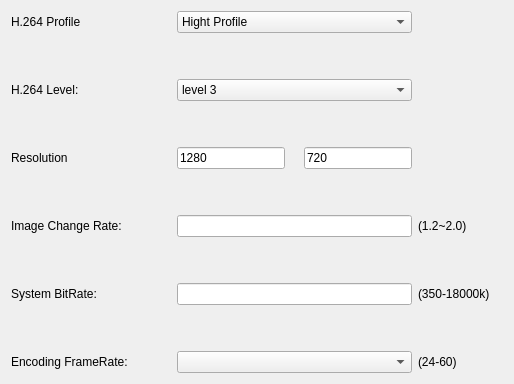
                   <widget class="QWidget" name="pag_Adv">
                    <layout class="QGridLayout" name="gridLayout">
                     <item row="0" column="0">
                      <widget class="QLabel" name="label_9">
                       <property name="sizePolicy">
                        <sizepolicy hsizetype="Expanding" vsizetype="Expanding">
                         <horstretch>0</horstretch>
                         <verstretch>0</verstretch>
                        </sizepolicy>
                       </property>
                       <property name="text">
                        <string>H.264 Profile</string>
                       </property>
                      </widget>
                     </item>
                     <item row="10" column="2">
                      <spacer name="verticalSpacer_2">
                       <property name="orientation">
                        <enum>Qt::Vertical</enum>
                       </property>
                       <property name="sizeHint" stdset="0">
                        <size>
                         <width>20</width>
                         <height>40</height>
                        </size>
                       </property>
                      </spacer>
                     </item>
                     <item row="4" column="2">
                      <widget class="QLineEdit" name="lin_Wid">
                       <property name="sizePolicy">
                        <sizepolicy hsizetype="Expanding" vsizetype="Fixed">
                         <horstretch>0</horstretch>
                         <verstretch>0</verstretch>
                        </sizepolicy>
                       </property>
                       <property name="text">
                        <string>1280</string>
                       </property>
                      </widget>
                     </item>
                     <item row="2" column="2" colspan="3">
                      <widget class="QComboBox" name="com_Hlevel">
                       <property name="sizePolicy">
                        <sizepolicy hsizetype="Expanding" vsizetype="Fixed">
                         <horstretch>0</horstretch>
                         <verstretch>0</verstretch>
                        </sizepolicy>
                       </property>
                       <item>
                        <property name="text">
                         <string>level 3</string>
                        </property>
                       </item>
                       <item>
                        <property name="text">
                         <string>level 3.1</string>
                        </property>
                       </item>
                       <item>
                        <property name="text">
                         <string>level 3.2</string>
                        </property>
                       </item>
                       <item>
                        <property name="text">
                         <string>level 4</string>
                        </property>
                       </item>
                       <item>
                        <property name="text">
                         <string>level 4.1</string>
                        </property>
                       </item>
                       <item>
                        <property name="text">
                         <string>level 4.2</string>
                        </property>
                       </item>
                      </widget>
                     </item>
                     <item row="0" column="2" colspan="3">
                      <widget class="QComboBox" name="com_Hprofile">
                       <property name="sizePolicy">
                        <sizepolicy hsizetype="Expanding" vsizetype="Fixed">
                         <horstretch>0</horstretch>
                         <verstretch>0</verstretch>
                        </sizepolicy>
                       </property>
                       <item>
                        <property name="text">
                         <string>Hight Profile</string>
                        </property>
                       </item>
                       <item>
                        <property name="text">
                         <string>Main Profile</string>
                        </property>
                       </item>
                      </widget>
                     </item>
                     <item row="4" column="0">
                      <widget class="QLabel" name="label_11">
                       <property name="sizePolicy">
                        <sizepolicy hsizetype="Expanding" vsizetype="Expanding">
                         <horstretch>0</horstretch>
                         <verstretch>0</verstretch>
                        </sizepolicy>
                       </property>
                       <property name="text">
                        <string>Resolution</string>
                       </property>
                      </widget>
                     </item>
                     <item row="2" column="0">
                      <widget class="QLabel" name="label_10">
                       <property name="sizePolicy">
                        <sizepolicy hsizetype="Expanding" vsizetype="Expanding">
                         <horstretch>0</horstretch>
                         <verstretch>0</verstretch>
                        </sizepolicy>
                       </property>
                       <property name="text">
                        <string>H.264 Level:</string>
                       </property>
                      </widget>
                     </item>
                     <item row="1" column="2">
                      <spacer name="verticalSpacer_13">
                       <property name="orientation">
                        <enum>Qt::Vertical</enum>
                       </property>
                       <property name="sizeHint" stdset="0">
                        <size>
                         <width>20</width>
                         <height>40</height>
                        </size>
                       </property>
                      </spacer>
                     </item>
                     <item row="11" column="1">
                      <spacer name="horizontalSpacer_8">
                       <property name="orientation">
                        <enum>Qt::Horizontal</enum>
                       </property>
                       <property name="sizeHint" stdset="0">
                        <size>
                         <width>40</width>
                         <height>20</height>
                        </size>
                       </property>
                      </spacer>
                     </item>
                     <item row="3" column="2">
                      <spacer name="verticalSpacer_14">
                       <property name="orientation">
                        <enum>Qt::Vertical</enum>
                       </property>
                       <property name="sizeHint" stdset="0">
                        <size>
                         <width>20</width>
                         <height>40</height>
                        </size>
                       </property>
                      </spacer>
                     </item>
                     <item row="4" column="4">
                      <widget class="QLineEdit" name="lin_Hig">
                       <property name="sizePolicy">
                        <sizepolicy hsizetype="Expanding" vsizetype="Fixed">
                         <horstretch>0</horstretch>
                         <verstretch>0</verstretch>
                        </sizepolicy>
                       </property>
                       <property name="text">
                        <string>720</string>
                       </property>
                      </widget>
                     </item>
                     <item row="4" column="3" alignment="Qt::AlignHCenter|Qt::AlignVCenter">
                      <widget class="QLabel" name="lab_enico">
                       <property name="sizePolicy">
                        <sizepolicy hsizetype="Expanding" vsizetype="Expanding">
                         <horstretch>0</horstretch>
                         <verstretch>0</verstretch>
                        </sizepolicy>
                       </property>
                       <property name="layoutDirection">
                        <enum>Qt::RightToLeft</enum>
                       </property>
                       <property name="autoFillBackground">
                        <bool>false</bool>
                       </property>
                       <property name="text">
                        <string/>
                       </property>
                      </widget>
                     </item>
                     <item row="11" column="0">
                      <widget class="QLabel" name="label_13">
                       <property name="sizePolicy">
                        <sizepolicy hsizetype="Expanding" vsizetype="Expanding">
                         <horstretch>0</horstretch>
                         <verstretch>0</verstretch>
                        </sizepolicy>
                       </property>
                       <property name="text">
                        <string>Encoding FrameRate: </string>
                       </property>
                      </widget>
                     </item>
                     <item row="5" column="2">
                      <spacer name="verticalSpacer_15">
                       <property name="orientation">
                        <enum>Qt::Vertical</enum>
                       </property>
                       <property name="sizeHint" stdset="0">
                        <size>
                         <width>20</width>
                         <height>40</height>
                        </size>
                       </property>
                      </spacer>
                     </item>
                     <item row="7" column="2" colspan="3">
                      <widget class="QLineEdit" name="lin_Imgvr"/>
                     </item>
                     <item row="7" column="6">
                      <widget class="QLabel" name="label_19">
                       <property name="text">
                        <string/>
                       </property>
                      </widget>
                     </item>
                     <item row="11" column="2" colspan="3">
                      <widget class="QComboBox" name="com_EcFr"/>
                     </item>
                     <item row="7" column="0">
                      <widget class="QLabel" name="label_14">
                       <property name="text">
                        <string>Image Change Rate:</string>
                       </property>
                      </widget>
                     </item>
                     <item row="9" column="0">
                      <widget class="QLabel" name="label_22">
                       <property name="text">
                        <string>System BitRate:</string>
                       </property>
                      </widget>
                     </item>
                     <item row="9" column="2" colspan="3">
                      <widget class="QLineEdit" name="lin_Sysbr"/>
                     </item>
                     <item row="7" column="5">
                      <widget class="QLabel" name="label_12">
                       <property name="text">
                        <string>(1.2~2.0)</string>
                       </property>
                      </widget>
                     </item>
                     <item row="9" column="5">
                      <widget class="QLabel" name="label_16">
                       <property name="sizePolicy">
                        <sizepolicy hsizetype="Expanding" vsizetype="Expanding">
                         <horstretch>0</horstretch>
                         <verstretch>0</verstretch>
                        </sizepolicy>
                       </property>
                       <property name="text">
                        <string>(350-18000k)</string>
                       </property>
                      </widget>
                     </item>
                     <item row="11" column="5">
                      <widget class="QLabel" name="label_15">
                       <property name="sizePolicy">
                        <sizepolicy hsizetype="Expanding" vsizetype="Expanding">
                         <horstretch>0</horstretch>
                         <verstretch>0</verstretch>
                        </sizepolicy>
                       </property>
                       <property name="text">
                        <string>(24-60)</string>
                       </property>
                      </widget>
                     </item>
                     <item row="8" column="2">
                      <spacer name="verticalSpacer_3">
                       <property name="orientation">
                        <enum>Qt::Vertical</enum>
                       </property>
                       <property name="sizeHint" stdset="0">
                        <size>
                         <width>20</width>
                         <height>40</height>
                        </size>
                       </property>
                      </spacer>
                     </item>
                    </layout>
                    <zorder>com_Hprofile</zorder>
                    <zorder>label_10</zorder>
                    <zorder>com_Hlevel</zorder>
                    <zorder>label_11</zorder>
                    <zorder>lin_Wid</zorder>
                    <zorder>lab_enico</zorder>
                    <zorder>lin_Hig</zorder>
                    <zorder>label_13</zorder>
                    <zorder>label_9</zorder>
                    <zorder>label_14</zorder>
                    <zorder>lin_Imgvr</zorder>
                    <zorder>com_EcFr</zorder>
                    <zorder>label_19</zorder>
                    <zorder>lin_Sysbr</zorder>
                    <zorder>label_22</zorder>
                    <zorder>label_12</zorder>
                    <zorder>label_16</zorder>
                    <zorder>label_15</zorder>
                    <zorder>verticalSpacer_2</zorder>
                    <zorder>verticalSpacer_3</zorder>
                   </widget>
